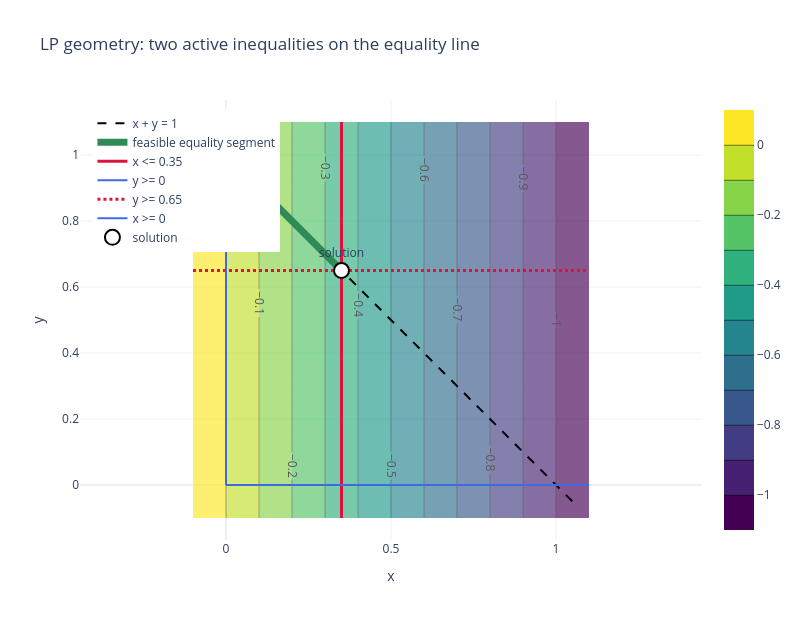

The code cell stored with this chart in its notebook:
### Code cell
grid_x = np.linspace(-0.1, 1.1, 160)
grid_y = np.linspace(-0.1, 1.1, 160)
X_grid, Y_grid = np.meshgrid(grid_x, grid_y)
objective = -X_grid
line_x = np.linspace(-0.05, 1.05, 120)
line_y = 1.0 - line_x
feasible_x = np.linspace(0.0, 0.35, 60)
feasible_y = 1.0 - feasible_x

fig = go.Figure()
fig.add_trace(go.Contour(x=grid_x, y=grid_y, z=objective, colorscale='Viridis', opacity=0.65, contours=dict(showlabels=True), name='linear objective'))
fig.add_trace(go.Scatter(x=line_x, y=line_y, mode='lines', line=dict(color='black', dash='dash'), name='x + y = 1'))
fig.add_trace(go.Scatter(x=feasible_x, y=feasible_y, mode='lines', line=dict(color='seagreen', width=7), name='feasible equality segment'))
fig.add_trace(go.Scatter(x=[0.35, 0.35], y=[-0.1, 1.1], mode='lines', line=dict(color='crimson', width=3), name='x <= 0.35'))
fig.add_trace(go.Scatter(x=[0.0, 1.1], y=[0.0, 0.0], mode='lines', line=dict(color='royalblue', width=2), name='y >= 0'))
fig.add_trace(go.Scatter(x=[-0.1, 1.1], y=[0.65, 0.65], mode='lines', line=dict(color='crimson', width=3, dash='dot'), name='y >= 0.65'))
fig.add_trace(go.Scatter(x=[0.0, 0.0], y=[0.0, 1.1], mode='lines', line=dict(color='royalblue', width=2), name='x >= 0'))
fig.add_trace(go.Scatter(x=[solution[0]], y=[solution[1]], mode='markers+text', marker=dict(size=15, color='white', line=dict(color='black', width=2)), text=['solution'], textposition='top center', name='solution'))
fig.update_layout(template='plotly_white', width=800, height=620, title='LP geometry: two active inequalities on the equality line', xaxis_title='x', yaxis_title='y', yaxis_scaleanchor='x', legend=dict(x=0.02, y=0.98))
display(fig)

### Figure 1 — Plotly figure (JSON) as saved in the notebook; plotly's stock layout.template omitted (floating-point values rounded to 4 significant figures; data arrays with more than 128 entries replaced by an {"elided": "..."} marker saying what was removed)
{"data": [{"colorscale": [[0, "#440154"], [0.1111, "#482878"], [0.2222, "#3e4989"], [0.3333, "#31688e"], [0.4444, "#26828e"], [0.5556, "#1f9e89"], [0.6667, "#35b779"], [0.7778, "#6ece58"], [0.8889, "#b5de2b"], [1, "#fde725"]], "contours": {"showlabels": true}, "name": "linear objective", "opacity": 0.65, "type": "contour", "x": {"elided": "160 float values"}, "y": {"elided": "160 float values"}, "z": {"elided": "160x160 float values"}}, {"line": {"color": "black", "dash": "dash"}, "mode": "lines", "name": "x + y = 1", "type": "scatter", "x": [-0.05, -0.04076, -0.03151, -0.02227, -0.01303, -0.003782, 0.005462, 0.01471, 0.02395, 0.03319, 0.04244, 0.05168, 0.06092, 0.07017, 0.07941, 0.08866, 0.0979, 0.1071, 0.1164, 0.1256, 0.1349, 0.1441, 0.1534, 0.1626, 0.1718, 0.1811, 0.1903, 0.1996, 0.2088, 0.2181, 0.2273, 0.2366, 0.2458, 0.255, 0.2643, 0.2735, 0.2828, 0.292, 0.3013, 0.3105, 0.3197, 0.329, 0.3382, 0.3475, 0.3567, 0.366, 0.3752, 0.3845, 0.3937, 0.4029, 0.4122, 0.4214, 0.4307, 0.4399, 0.4492, 0.4584, 0.4676, 0.4769, 0.4861, 0.4954, 0.5046, 0.5139, 0.5231, 0.5324, 0.5416, 0.5508, 0.5601, 0.5693, 0.5786, 0.5878, 0.5971, 0.6063, 0.6155, 0.6248, 0.634, 0.6433, 0.6525, 0.6618, 0.671, 0.6803, 0.6895, 0.6987, 0.708, 0.7172, 0.7265, 0.7357, 0.745, 0.7542, 0.7634, 0.7727, 0.7819, 0.7912, 0.8004, 0.8097, 0.8189, 0.8282, 0.8374, 0.8466, 0.8559, 0.8651, 0.8744, 0.8836, 0.8929, 0.9021, 0.9113, 0.9206, 0.9298, 0.9391, 0.9483, 0.9576, 0.9668, 0.9761, 0.9853, 0.9945, 1.004, 1.013, 1.022, 1.032, 1.041, 1.05], "y": [1.05, 1.041, 1.032, 1.022, 1.013, 1.004, 0.9945, 0.9853, 0.9761, 0.9668, 0.9576, 0.9483, 0.9391, 0.9298, 0.9206, 0.9113, 0.9021, 0.8929, 0.8836, 0.8744, 0.8651, 0.8559, 0.8466, 0.8374, 0.8282, 0.8189, 0.8097, 0.8004, 0.7912, 0.7819, 0.7727, 0.7634, 0.7542, 0.745, 0.7357, 0.7265, 0.7172, 0.708, 0.6987, 0.6895, 0.6803, 0.671, 0.6618, 0.6525, 0.6433, 0.634, 0.6248, 0.6155, 0.6063, 0.5971, 0.5878, 0.5786, 0.5693, 0.5601, 0.5508, 0.5416, 0.5324, 0.5231, 0.5139, 0.5046, 0.4954, 0.4861, 0.4769, 0.4676, 0.4584, 0.4492, 0.4399, 0.4307, 0.4214, 0.4122, 0.4029, 0.3937, 0.3845, 0.3752, 0.366, 0.3567, 0.3475, 0.3382, 0.329, 0.3197, 0.3105, 0.3013, 0.292, 0.2828, 0.2735, 0.2643, 0.255, 0.2458, 0.2366, 0.2273, 0.2181, 0.2088, 0.1996, 0.1903, 0.1811, 0.1718, 0.1626, 0.1534, 0.1441, 0.1349, 0.1256, 0.1164, 0.1071, 0.0979, 0.08866, 0.07941, 0.07017, 0.06092, 0.05168, 0.04244, 0.03319, 0.02395, 0.01471, 0.005462, -0.003782, -0.01303, -0.02227, -0.03151, -0.04076, -0.05]}, {"line": {"color": "seagreen", "width": 7}, "mode": "lines", "name": "feasible equality segment", "type": "scatter", "x": [0.0, 0.005932, 0.01186, 0.0178, 0.02373, 0.02966, 0.03559, 0.04153, 0.04746, 0.05339, 0.05932, 0.06525, 0.07119, 0.07712, 0.08305, 0.08898, 0.09492, 0.1008, 0.1068, 0.1127, 0.1186, 0.1246, 0.1305, 0.1364, 0.1424, 0.1483, 0.1542, 0.1602, 0.1661, 0.172, 0.178, 0.1839, 0.1898, 0.1958, 0.2017, 0.2076, 0.2136, 0.2195, 0.2254, 0.2314, 0.2373, 0.2432, 0.2492, 0.2551, 0.261, 0.2669, 0.2729, 0.2788, 0.2847, 0.2907, 0.2966, 0.3025, 0.3085, 0.3144, 0.3203, 0.3263, 0.3322, 0.3381, 0.3441, 0.35], "y": [1.0, 0.9941, 0.9881, 0.9822, 0.9763, 0.9703, 0.9644, 0.9585, 0.9525, 0.9466, 0.9407, 0.9347, 0.9288, 0.9229, 0.9169, 0.911, 0.9051, 0.8992, 0.8932, 0.8873, 0.8814, 0.8754, 0.8695, 0.8636, 0.8576, 0.8517, 0.8458, 0.8398, 0.8339, 0.828, 0.822, 0.8161, 0.8102, 0.8042, 0.7983, 0.7924, 0.7864, 0.7805, 0.7746, 0.7686, 0.7627, 0.7568, 0.7508, 0.7449, 0.739, 0.7331, 0.7271, 0.7212, 0.7153, 0.7093, 0.7034, 0.6975, 0.6915, 0.6856, 0.6797, 0.6737, 0.6678, 0.6619, 0.6559, 0.65]}, {"line": {"color": "crimson", "width": 3}, "mode": "lines", "name": "x <= 0.35", "type": "scatter", "x": [0.35, 0.35], "y": [-0.1, 1.1]}, {"line": {"color": "royalblue", "width": 2}, "mode": "lines", "name": "y >= 0", "type": "scatter", "x": [0, 1.1], "y": [0, 0]}, {"line": {"color": "crimson", "dash": "dot", "width": 3}, "mode": "lines", "name": "y >= 0.65", "type": "scatter", "x": [-0.1, 1.1], "y": [0.65, 0.65]}, {"line": {"color": "royalblue", "width": 2}, "mode": "lines", "name": "x >= 0", "type": "scatter", "x": [0, 0], "y": [0, 1.1]}, {"marker": {"color": "white", "line": {"color": "black", "width": 2}, "size": 15}, "mode": "markers+text", "name": "solution", "text": ["solution"], "textposition": "top center", "type": "scatter", "x": [0.35], "y": [0.65]}], "layout": {"height": 620, "legend": {"x": 0.02, "y": 0.98}, "title": {"text": "LP geometry: two active inequalities on the equality line"}, "width": 800, "xaxis": {"title": {"text": "x"}}, "yaxis": {"scaleanchor": "x", "title": {"text": "y"}}}}
